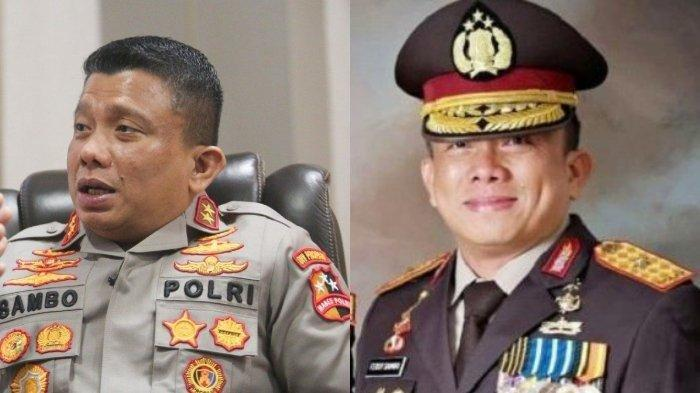
#> input picture dataset/Irjen Pol Ferdy Sambo/Image_1.jpg, 700 x 393 px
$ python -i news_visuals.py   (imports and definitions only)
#> lines starting #> are read from the running program, lines starting #| are printed output that depends on the picture
import os
import re
import json
import time
import random
import requests
import subprocess
from pathlib import Path
from urllib.parse import quote
from PIL import Image, ImageDraw, ImageFont, ImageEnhance
from .config import PEXELS_API_KEYS, CONFIG, ROOT

PEXELS_API = "https://api.pexels.com/videos/search"
PIXABAY_KEY = os.environ.get("PIXABAY_API_KEY", "56548904-dc4e2edcecb81ed1b459a2379")

HEADERS = {
    "User-Agent": "Mozilla/5.0 (Windows NT 10.0; Win64; x64) AppleWebKit/537.36 (KHTML, like Gecko) Chrome/120.0.0.0 Safari/537.36",
}

# Blacklist words that could return ads, cartoons, or drawings
JUNK_WORDS = {"cartoon", "drawing", "illustration", "anime", "clipart", "vector", "meme", "banner", "ad"}

GENERIC_NICHES = [
    "cinematic motion background",
    "futuristic technology digital",
    "nature landscape dramatic",
    "abstract light movement",
    "macro science detailed",
    "dark atmospheric cinematic",
    "aerial view cinematic",
    "neon abstract motion",
]

# [16 lines left out: functions probe_duration, clean_query, not called in this run]


def expand_queries(scene: dict) -> list[str]:
    """Generate multiple tiered queries from scene data to guarantee fresh, distinct visual clips."""
    queries = []

    # 1. Factual subject (if present)
    factual = scene.get("factual_subject")
    if factual and isinstance(factual, str) and factual.lower() != "null":
        f_clean = clean_query(factual.strip())
        if f_clean and f_clean not in queries:
            queries.append(f_clean)

    # 2. Main visual query
    vq = scene.get("visual_query", "")
    if vq:
        v_clean = clean_query(vq.strip())
        if v_clean and v_clean not in queries:
            queries.append(v_clean)

        # 3. Keyword subsets from visual query
        v_words = [w.strip().lower() for w in re.split(r'[,\s]+', vq) if w.strip() and w.lower() not in JUNK_WORDS and len(w) > 2]
        if len(v_words) >= 2:
            sub1 = " ".join(v_words[:2])
            sub2 = " ".join(v_words[-2:])
            if sub1 not in queries:
                queries.append(sub1)
            if sub2 not in queries:
                queries.append(sub2)
        elif len(v_words) == 1 and v_words[0] not in queries:
            queries.append(v_words[0])

    # 4. Text/narration contextual keywords
    text = scene.get("text", "")
    if text:
        text_words = [tw.strip(".,!?:;\"'").lower() for tw in text.split() if len(tw) > 3 and not tw.startswith("http")]
        if len(text_words) >= 3:
            kw_phrase = " ".join(text_words[:3])
            if kw_phrase not in queries:
                queries.append(kw_phrase)

    # 5. Generic rich cinematic fallbacks
    queries.extend([random.choice(GENERIC_NICHES), "cinematic abstract background"])

    # Return unique, non-empty queries
    seen = set()
    result = []
    for q in queries:
        q_strip = q.strip()
        if q_strip and q_strip.lower() not in seen:
            seen.add(q_strip.lower())
            result.append(q_strip)
    return result


# [277 lines left out: functions search_pexels_hd_video, search_pixabay_hd_video, search_wikimedia_commons_hd, download_file, convert_image_to_hd_clip, trim_video_clip and 2 more, not called in this run]


fetch_for_scenes = fetch_all

>>> import cv2
>>> picture = cv2.imread('../dataset/Irjen Pol Ferdy Sambo/Image_1.jpg', cv2.IMREAD_GRAYSCALE)
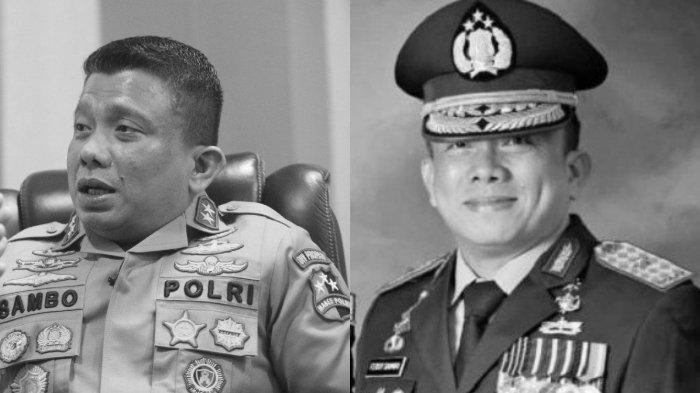
#> picture: shape (393, 700); min 0, max 255, mean 127.1
#> (the run stopped early here; a loop or call above may not have finished)
